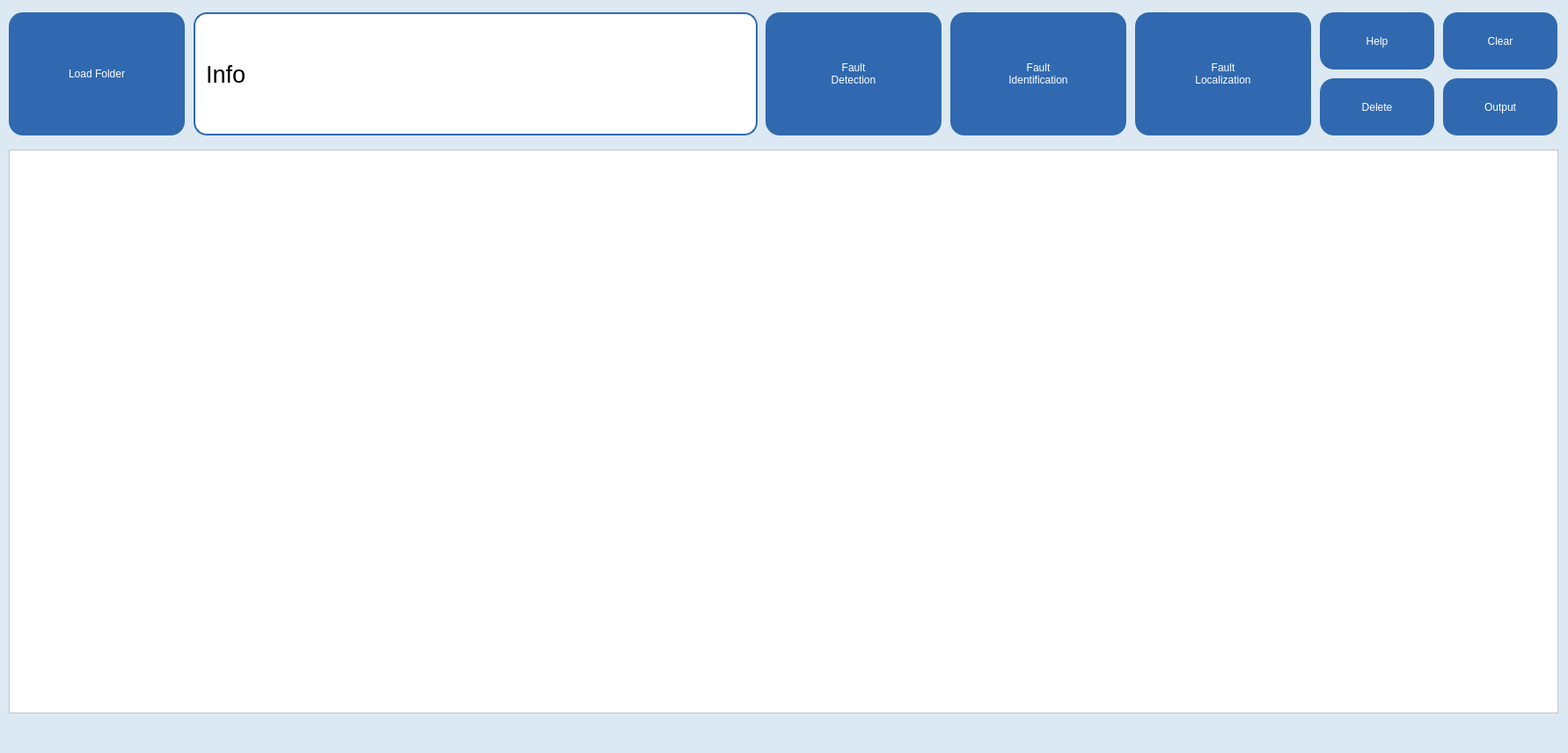
<?xml version="1.0" encoding="UTF-8"?>
<ui version="4.0">
 <class>MainWindow</class>
 <widget class="QMainWindow" name="MainWindow">
  <property name="geometry">
   <rect>
    <x>0</x>
    <y>0</y>
    <width>1782</width>
    <height>856</height>
   </rect>
  </property>
  <property name="windowTitle">
   <string>MainWindow</string>
  </property>
  <property name="styleSheet">
   <string notr="true"/>
  </property>
  <widget class="QWidget" name="centralwidget">
   <property name="styleSheet">
    <string notr="true">background-color: rgb(220, 233, 243);</string>
   </property>
   <widget class="QPushButton" name="button_load_folder">
    <property name="geometry">
     <rect>
      <x>10</x>
      <y>14</y>
      <width>200</width>
      <height>140</height>
     </rect>
    </property>
    <property name="styleSheet">
     <string notr="true">color: rgb(255, 255, 255);
font: 25pt 'Bahnschrift Condensed';
background-color: rgb(48, 105, 176);
border-radius: 16px;</string>
    </property>
    <property name="text">
     <string>Load Folder</string>
    </property>
   </widget>
   <widget class="QTableWidget" name="table_files">
    <property name="geometry">
     <rect>
      <x>10</x>
      <y>170</y>
      <width>1761</width>
      <height>641</height>
     </rect>
    </property>
    <property name="styleSheet">
     <string notr="true">background-color: rgb(255, 255, 255);</string>
    </property>
   </widget>
   <widget class="QPushButton" name="button_output">
    <property name="geometry">
     <rect>
      <x>1640</x>
      <y>89</y>
      <width>130</width>
      <height>65</height>
     </rect>
    </property>
    <property name="styleSheet">
     <string notr="true">color: rgb(255, 255, 255);
font: 25pt 'Bahnschrift Condensed';
background-color: rgb(48, 105, 176);
border-radius: 16px;</string>
    </property>
    <property name="text">
     <string>Output</string>
    </property>
   </widget>
   <widget class="QLabel" name="label_info">
    <property name="geometry">
     <rect>
      <x>220</x>
      <y>14</y>
      <width>641</width>
      <height>140</height>
     </rect>
    </property>
    <property name="styleSheet">
     <string notr="true">font-family: 'Bahnschrift Condensed';
font-size: 20pt;
background-color: rgb(255, 255, 255);
border: 2px solid rgb(48, 105, 176);
border-radius: 15px;
padding: 5px;</string>
    </property>
    <property name="text">
     <string>Info</string>
    </property>
   </widget>
   <widget class="QPushButton" name="button_delete">
    <property name="geometry">
     <rect>
      <x>1500</x>
      <y>89</y>
      <width>130</width>
      <height>65</height>
     </rect>
    </property>
    <property name="styleSheet">
     <string notr="true">color: rgb(255, 255, 255);
font: 25pt 'Bahnschrift Condensed';
background-color: rgb(48, 105, 176);
border-radius: 16px;</string>
    </property>
    <property name="text">
     <string>Delete</string>
    </property>
   </widget>
   <widget class="QPushButton" name="button_help">
    <property name="geometry">
     <rect>
      <x>1500</x>
      <y>14</y>
      <width>130</width>
      <height>65</height>
     </rect>
    </property>
    <property name="styleSheet">
     <string notr="true">color: rgb(255, 255, 255);
font: 25pt 'Bahnschrift Condensed';
background-color: rgb(48, 105, 176);
border-radius: 16px;</string>
    </property>
    <property name="text">
     <string>Help</string>
    </property>
   </widget>
   <widget class="QPushButton" name="button_clear_cache">
    <property name="geometry">
     <rect>
      <x>1640</x>
      <y>14</y>
      <width>130</width>
      <height>65</height>
     </rect>
    </property>
    <property name="styleSheet">
     <string notr="true">color: rgb(255, 255, 255);
font: 25pt 'Bahnschrift Condensed';
background-color: rgb(48, 105, 176);
border-radius: 16px;</string>
    </property>
    <property name="text">
     <string>Clear</string>
    </property>
   </widget>
   <widget class="QPushButton" name="button_fault_detection">
    <property name="geometry">
     <rect>
      <x>870</x>
      <y>14</y>
      <width>200</width>
      <height>140</height>
     </rect>
    </property>
    <property name="styleSheet">
     <string notr="true">color: rgb(255, 255, 255);
font: 25pt 'Bahnschrift Condensed';
background-color: rgb(48, 105, 176);
border-radius: 16px;</string>
    </property>
    <property name="text">
     <string>Fault
Detection</string>
    </property>
   </widget>
   <widget class="QPushButton" name="button_fault_localization">
    <property name="geometry">
     <rect>
      <x>1290</x>
      <y>14</y>
      <width>200</width>
      <height>140</height>
     </rect>
    </property>
    <property name="toolTip">
     <string/>
    </property>
    <property name="styleSheet">
     <string notr="true">color: rgb(255, 255, 255);
font: 25pt 'Bahnschrift Condensed';
background-color: rgb(48, 105, 176);
border-radius: 16px;</string>
    </property>
    <property name="text">
     <string>Fault
Localization</string>
    </property>
   </widget>
   <widget class="QPushButton" name="button_fault_identification">
    <property name="geometry">
     <rect>
      <x>1080</x>
      <y>14</y>
      <width>200</width>
      <height>140</height>
     </rect>
    </property>
    <property name="styleSheet">
     <string notr="true">color: rgb(255, 255, 255);
font: 25pt 'Bahnschrift Condensed';
background-color: rgb(48, 105, 176);
border-radius: 16px;</string>
    </property>
    <property name="text">
     <string>Fault
Identification</string>
    </property>
   </widget>
  </widget>
  <widget class="QMenuBar" name="menubar">
   <property name="geometry">
    <rect>
     <x>0</x>
     <y>0</y>
     <width>1782</width>
     <height>23</height>
    </rect>
   </property>
   <property name="styleSheet">
    <string notr="true">background-color: rgb(220, 233, 243);</string>
   </property>
  </widget>
  <widget class="QStatusBar" name="statusbar">
   <property name="styleSheet">
    <string notr="true">background-color: rgb(220, 233, 243);</string>
   </property>
  </widget>
 </widget>
 <resources/>
 <connections/>
</ui>
